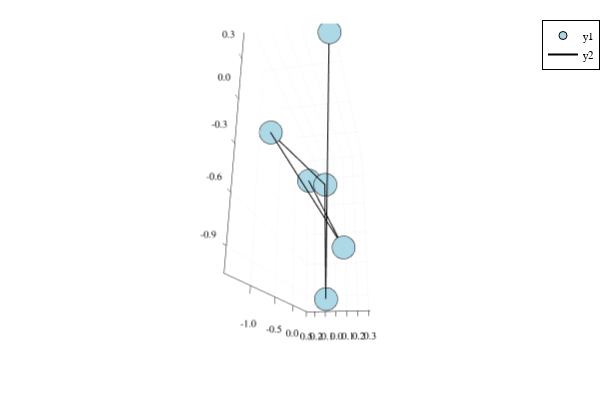

Notebook code for this chart:
### Code cell
p = plot()
plotChain!(lastQ,"lightblue")

### Figure 1 — Plotly figure (JSON) as saved in the notebook; plotly's stock layout.template omitted (floating-point values rounded to 4 significant figures)
{"data": [{"colorbar": {"title": {"text": ""}}, "legendgroup": "y1", "marker": {"color": "rgba(173, 216, 230, 1.000)", "line": {"color": "rgba(0, 0, 0, 1)", "width": 1}, "size": 8, "symbol": "circle"}, "mode": "markers", "name": "y1", "scene": "scene", "showlegend": true, "type": "scatter3d", "x": [0.2742, 1.665e-16, 0, -0.2018, 0.2978, -0.2562], "xaxis": "x", "y": [-1.336, -5.551e-17, 0, -0.9794, -1.082, 0.476], "yaxis": "y", "z": [0.4626, -1.0, 0, -2.717e-15, -0.8601, 0.2645], "zaxis": "z", "zmax": null, "zmin": null}, {"colorbar": {"title": {"text": ""}}, "legendgroup": "y2", "line": {"color": "rgba(0, 0, 0, 1)", "dash": "solid", "shape": "linear", "width": 2}, "mode": "lines", "name": "y2", "scene": "scene", "showlegend": true, "type": "scatter3d", "x": [0.2742, 1.665e-16, 0, -0.2018, 0.2978, -0.2562], "xaxis": "x", "y": [-1.336, -5.551e-17, 0, -0.9794, -1.082, 0.476], "yaxis": "y", "z": [0.4626, -1.0, 0, -2.717e-15, -0.8601, 0.2645], "zaxis": "z", "zmax": null, "zmin": null}], "layout": {"annotations": [], "height": 400, "legend": {"bgcolor": "rgba(255, 255, 255, 1.000)", "bordercolor": "rgba(0, 0, 0, 1)", "borderwidth": 1, "font": {"color": "rgba(0, 0, 0, 1)", "family": "sans-serif", "size": 11}, "title": {"font": {"color": "rgba(0, 0, 0, 1)", "family": "sans-serif", "size": 15}, "text": ""}, "tracegroupgap": 0, "traceorder": "normal", "x": 1, "xanchor": "auto", "y": 1, "yanchor": "auto"}, "margin": {"b": 20, "l": 0, "r": 0, "t": 20}, "paper_bgcolor": "rgba(255, 255, 255, 1.000)", "plot_bgcolor": "rgba(255, 255, 255, 1.000)", "scene": {"aspectmode": "auto", "aspectratio": {"x": 0.4874, "y": 1.594, "z": 1.287}, "camera": {"center": {"x": 0, "y": 0, "z": 0}, "eye": {"x": 0.4843, "y": -2.428, "z": -0.9762}, "projection": {"type": "perspective"}, "up": {"x": 0, "y": 0, "z": 1}}, "domain": {"x": [0.06582, 0.9934], "y": [0.03762, 0.9902]}, "xaxis": {"gridcolor": "rgba(0, 0, 0, 0.1)", "gridwidth": 0.5, "linecolor": "rgba(0, 0, 0, 1)", "mirror": false, "range": [-0.2728, 0.3144], "showgrid": true, "showline": true, "showticklabels": true, "tickangle": 0, "tickcolor": "rgb(0, 0, 0)", "tickfont": {"color": "rgba(0, 0, 0, 1)", "family": "sans-serif", "size": 11}, "tickmode": "array", "ticks": "inside", "ticktext": ["-0.2", "-0.1", "0.0", "0.1", "0.2", "0.3"], "tickvals": [-0.2, -0.1, 0, 0.1, 0.2, 0.3], "title": {"font": {"color": "rgba(0, 0, 0, 1)", "family": "sans-serif", "size": 15}, "text": ""}, "type": "linear", "visible": true, "zeroline": false, "zerolinecolor": "rgba(0, 0, 0, 1)"}, "yaxis": {"gridcolor": "rgba(0, 0, 0, 0.1)", "gridwidth": 0.5, "linecolor": "rgba(0, 0, 0, 1)", "mirror": false, "range": [-1.391, 0.5303], "showgrid": true, "showline": true, "showticklabels": true, "tickangle": 0, "tickcolor": "rgb(0, 0, 0)", "tickfont": {"color": "rgba(0, 0, 0, 1)", "family": "sans-serif", "size": 11}, "tickmode": "array", "ticks": "inside", "ticktext": ["-1.0", "-0.5", "0.0", "0.5"], "tickvals": [-1, -0.5, 0, 0.5], "title": {"font": {"color": "rgba(0, 0, 0, 1)", "family": "sans-serif", "size": 15}, "text": ""}, "type": "linear", "visible": true, "zeroline": false, "zerolinecolor": "rgba(0, 0, 0, 1)"}, "zaxis": {"gridcolor": "rgba(0, 0, 0, 0.1)", "gridwidth": 0.5, "linecolor": "rgba(0, 0, 0, 1)", "mirror": false, "range": [-1.044, 0.5065], "showgrid": true, "showline": true, "showticklabels": true, "tickangle": 0, "tickcolor": "rgb(0, 0, 0)", "tickfont": {"color": "rgba(0, 0, 0, 1)", "family": "sans-serif", "size": 11}, "tickmode": "array", "ticks": "inside", "ticktext": ["-0.9", "-0.6", "-0.3", "0.0", "0.3"], "tickvals": [-0.9, -0.6, -0.3, 0, 0.3], "title": {"font": {"color": "rgba(0, 0, 0, 1)", "family": "sans-serif", "size": 15}, "text": ""}, "type": "linear", "visible": true, "zeroline": false, "zerolinecolor": "rgba(0, 0, 0, 1)"}}, "showlegend": true, "width": 600}}
